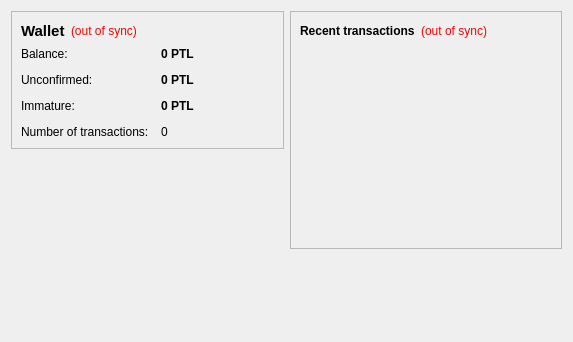
<?xml version="1.0" encoding="UTF-8"?>
<ui version="4.0">
 <class>OverviewPage</class>
 <widget class="QWidget" name="OverviewPage">
  <property name="geometry">
   <rect>
    <x>0</x>
    <y>0</y>
    <width>573</width>
    <height>342</height>
   </rect>
  </property>
  <property name="windowTitle">
   <string>Form</string>
  </property>
  <layout class="QHBoxLayout" name="horizontalLayout" stretch="1,1">
   <item>
    <layout class="QVBoxLayout" name="verticalLayout_2">
     <item>
      <widget class="QFrame" name="frame">
       <property name="frameShape">
        <enum>QFrame::StyledPanel</enum>
       </property>
       <property name="frameShadow">
        <enum>QFrame::Raised</enum>
       </property>
       <layout class="QVBoxLayout" name="verticalLayout_4">
        <item>
         <layout class="QHBoxLayout" name="horizontalLayout_4">
          <item>
           <widget class="QLabel" name="label_5">
            <property name="font">
             <font>
              <pointsize>11</pointsize>
              <weight>75</weight>
              <bold>true</bold>
             </font>
            </property>
            <property name="text">
             <string>Wallet</string>
            </property>
           </widget>
          </item>
          <item>
           <widget class="QLabel" name="labelWalletStatus">
            <property name="toolTip">
             <string>The displayed information may be out of date. Your wallet automatically synchronizes with the Platinum network after a connection is established, but this process has not completed yet.</string>
            </property>
            <property name="styleSheet">
             <string notr="true">QLabel { color: red; }</string>
            </property>
            <property name="text">
             <string notr="true">(out of sync)</string>
            </property>
            <property name="alignment">
             <set>Qt::AlignLeading|Qt::AlignLeft|Qt::AlignVCenter</set>
            </property>
           </widget>
          </item>
          <item>
           <spacer name="horizontalSpacer_2">
            <property name="orientation">
             <enum>Qt::Horizontal</enum>
            </property>
            <property name="sizeHint" stdset="0">
             <size>
              <width>40</width>
              <height>20</height>
             </size>
            </property>
           </spacer>
          </item>
         </layout>
        </item>
        <item>
         <layout class="QFormLayout" name="formLayout_2">
          <property name="fieldGrowthPolicy">
           <enum>QFormLayout::AllNonFixedFieldsGrow</enum>
          </property>
          <property name="horizontalSpacing">
           <number>12</number>
          </property>
          <property name="verticalSpacing">
           <number>12</number>
          </property>
          <item row="0" column="0">
           <widget class="QLabel" name="label">
            <property name="text">
             <string>Balance:</string>
            </property>
           </widget>
          </item>
          <item row="0" column="1">
           <widget class="QLabel" name="labelBalance">
            <property name="font">
             <font>
              <weight>75</weight>
              <bold>true</bold>
             </font>
            </property>
            <property name="cursor">
             <cursorShape>IBeamCursor</cursorShape>
            </property>
            <property name="toolTip">
             <string>Your current balance</string>
            </property>
            <property name="text">
             <string notr="true">0 PTL</string>
            </property>
            <property name="textInteractionFlags">
             <set>Qt::LinksAccessibleByMouse|Qt::TextSelectableByKeyboard|Qt::TextSelectableByMouse</set>
            </property>
           </widget>
          </item>
          <item row="1" column="0">
           <widget class="QLabel" name="label_3">
            <property name="text">
             <string>Unconfirmed:</string>
            </property>
           </widget>
          </item>
          <item row="1" column="1">
           <widget class="QLabel" name="labelUnconfirmed">
            <property name="font">
             <font>
              <weight>75</weight>
              <bold>true</bold>
             </font>
            </property>
            <property name="cursor">
             <cursorShape>IBeamCursor</cursorShape>
            </property>
            <property name="toolTip">
             <string>Total of transactions that have yet to be confirmed, and do not yet count toward the current balance</string>
            </property>
            <property name="text">
             <string notr="true">0 PTL</string>
            </property>
            <property name="textInteractionFlags">
             <set>Qt::LinksAccessibleByMouse|Qt::TextSelectableByKeyboard|Qt::TextSelectableByMouse</set>
            </property>
           </widget>
          </item>
          <item row="3" column="0">
           <widget class="QLabel" name="label_2">
            <property name="text">
             <string>Number of transactions:</string>
            </property>
           </widget>
          </item>
          <item row="3" column="1">
           <widget class="QLabel" name="labelNumTransactions">
            <property name="toolTip">
             <string>Total number of transactions in wallet</string>
            </property>
            <property name="text">
             <string notr="true">0</string>
            </property>
           </widget>
          </item>
          <item row="2" column="0">
           <widget class="QLabel" name="labelImmatureText">
            <property name="text">
             <string>Immature:</string>
            </property>
           </widget>
          </item>
          <item row="2" column="1">
           <widget class="QLabel" name="labelImmature">
            <property name="font">
             <font>
              <weight>75</weight>
              <bold>true</bold>
             </font>
            </property>
            <property name="toolTip">
             <string>Mined balance that has not yet matured</string>
            </property>
            <property name="text">
             <string notr="true">0 PTL</string>
            </property>
            <property name="textInteractionFlags">
             <set>Qt::LinksAccessibleByMouse|Qt::TextSelectableByKeyboard|Qt::TextSelectableByMouse</set>
            </property>
           </widget>
          </item>
         </layout>
        </item>
       </layout>
      </widget>
     </item>
     <item>
      <spacer name="verticalSpacer">
       <property name="orientation">
        <enum>Qt::Vertical</enum>
       </property>
       <property name="sizeHint" stdset="0">
        <size>
         <width>20</width>
         <height>40</height>
        </size>
       </property>
      </spacer>
     </item>
    </layout>
   </item>
   <item>
    <layout class="QVBoxLayout" name="verticalLayout_3">
     <item>
      <widget class="QFrame" name="frame_2">
       <property name="frameShape">
        <enum>QFrame::StyledPanel</enum>
       </property>
       <property name="frameShadow">
        <enum>QFrame::Raised</enum>
       </property>
       <layout class="QVBoxLayout" name="verticalLayout">
        <item>
         <layout class="QHBoxLayout" name="horizontalLayout_2">
          <item>
           <widget class="QLabel" name="label_4">
            <property name="text">
             <string>&lt;b&gt;Recent transactions&lt;/b&gt;</string>
            </property>
           </widget>
          </item>
          <item>
           <widget class="QLabel" name="labelTransactionsStatus">
            <property name="toolTip">
             <string>The displayed information may be out of date. Your wallet automatically synchronizes with the Platinum network after a connection is established, but this process has not completed yet.</string>
            </property>
            <property name="styleSheet">
             <string notr="true">QLabel { color: red; }</string>
            </property>
            <property name="text">
             <string notr="true">(out of sync)</string>
            </property>
            <property name="alignment">
             <set>Qt::AlignRight|Qt::AlignTrailing|Qt::AlignVCenter</set>
            </property>
           </widget>
          </item>
          <item>
           <spacer name="horizontalSpacer">
            <property name="orientation">
             <enum>Qt::Horizontal</enum>
            </property>
            <property name="sizeHint" stdset="0">
             <size>
              <width>40</width>
              <height>20</height>
             </size>
            </property>
           </spacer>
          </item>
         </layout>
        </item>
        <item>
         <widget class="QListView" name="listTransactions">
          <property name="styleSheet">
           <string notr="true">QListView { background: transparent; }</string>
          </property>
          <property name="frameShape">
           <enum>QFrame::NoFrame</enum>
          </property>
          <property name="verticalScrollBarPolicy">
           <enum>Qt::ScrollBarAlwaysOff</enum>
          </property>
          <property name="horizontalScrollBarPolicy">
           <enum>Qt::ScrollBarAlwaysOff</enum>
          </property>
          <property name="selectionMode">
           <enum>QAbstractItemView::NoSelection</enum>
          </property>
         </widget>
        </item>
       </layout>
      </widget>
     </item>
     <item>
      <spacer name="verticalSpacer_2">
       <property name="orientation">
        <enum>Qt::Vertical</enum>
       </property>
       <property name="sizeHint" stdset="0">
        <size>
         <width>20</width>
         <height>40</height>
        </size>
       </property>
      </spacer>
     </item>
    </layout>
   </item>
  </layout>
 </widget>
 <resources/>
 <connections/>
</ui>
